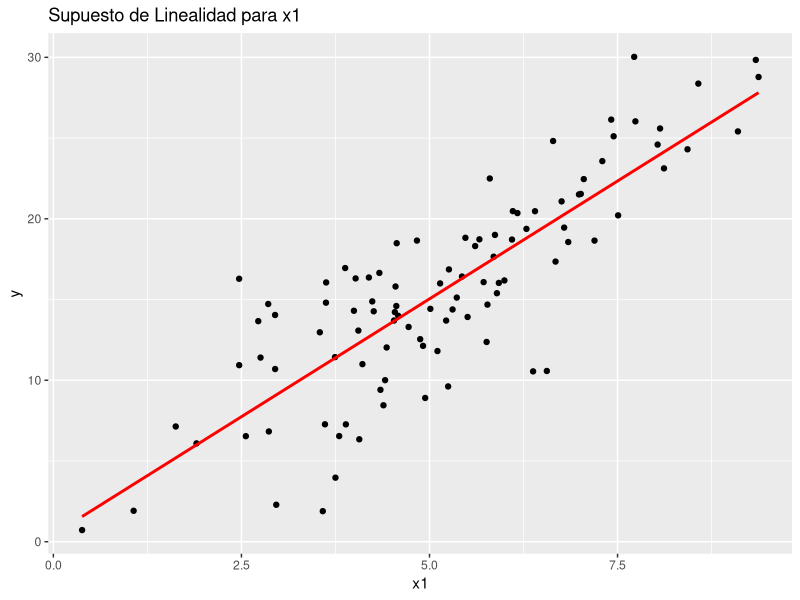
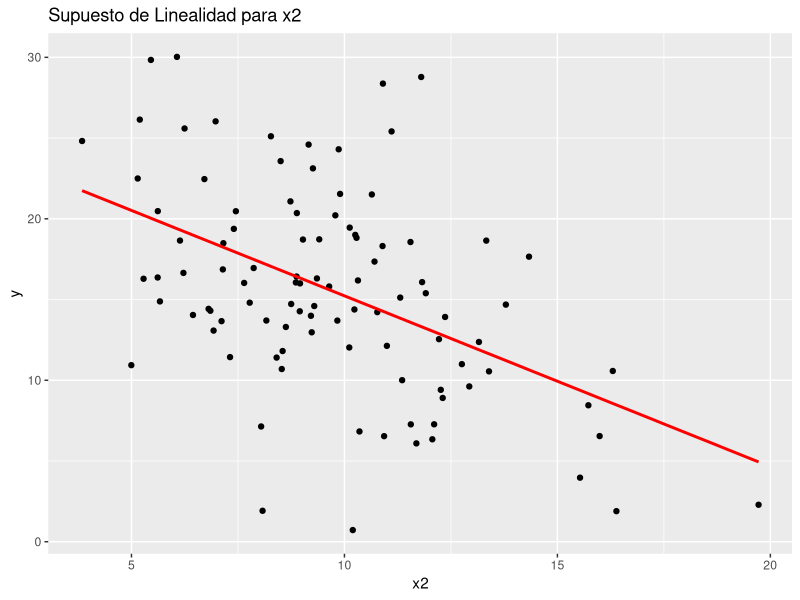
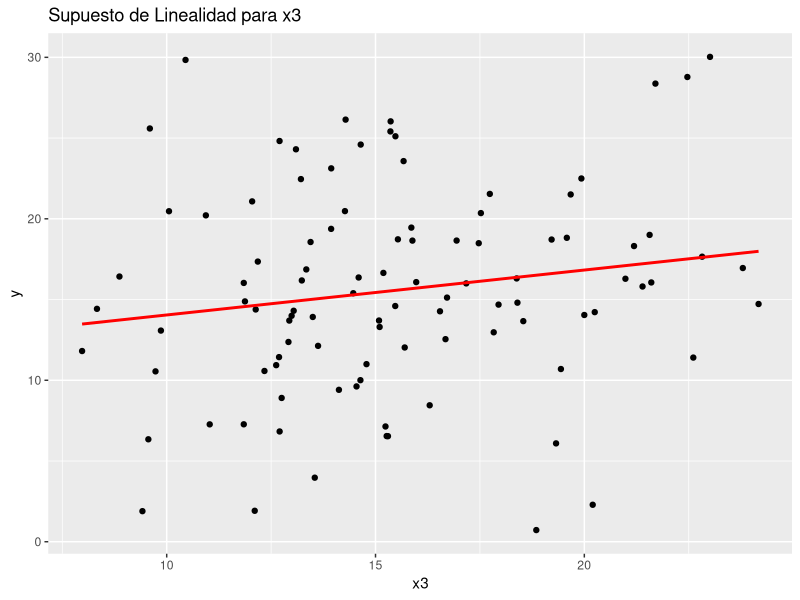
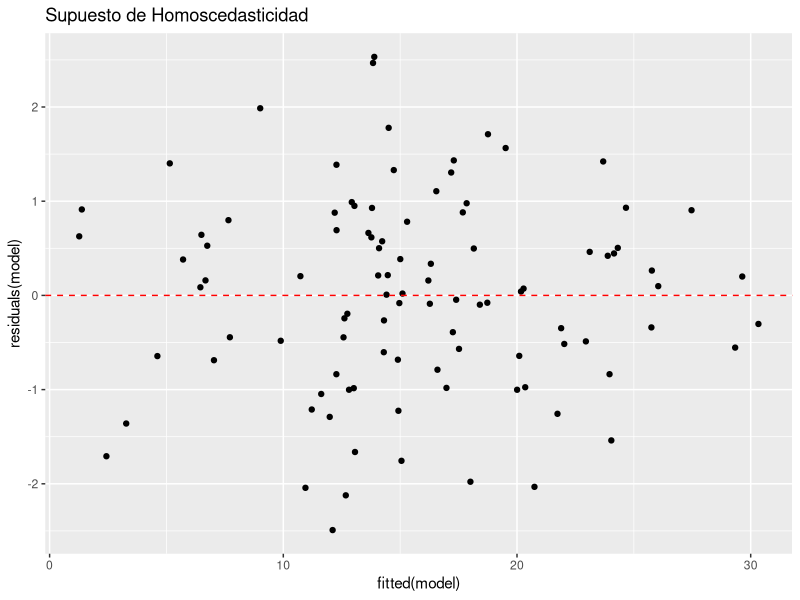
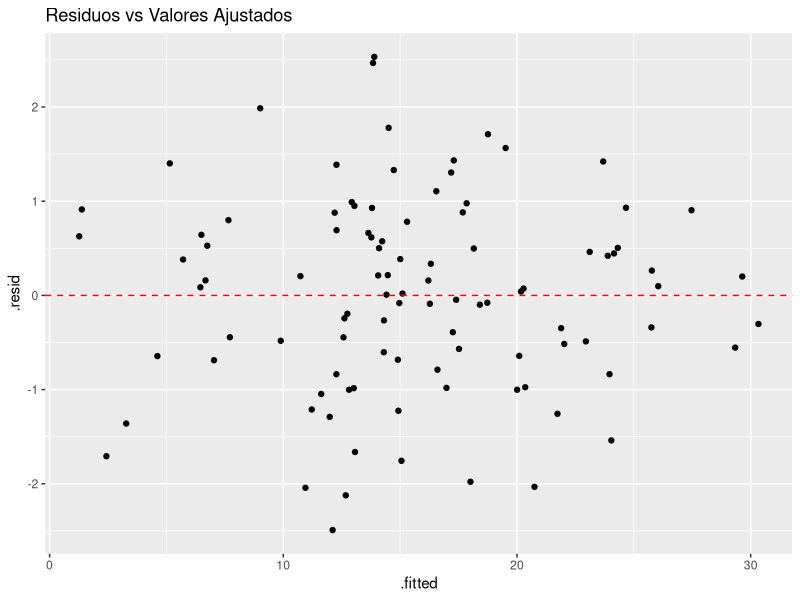

Reproduce these figures in R, in order.
## ---- chunk 1
knitr::opts_chunk$set(echo = TRUE)
## ---- chunk 2
# Cargar el paquete sampling
library(sampling)

# Crear un ejemplo de datos
set.seed(123)
N <- 100  # Tamaño de la población
n <- 20   # Tamaño de la muestra

# Generar una población con una variable de interés
population <- data.frame(ID = 1:N, 
                         y = rnorm(N, mean = 50, sd = 10))

# Calcular las probabilidades de inclusión
pik <- inclusionprobabilities(population$y, n)

# Seleccionar una muestra usando muestreo Poisson
sample_indices <- UPpoisson(pik)
sample <- population[sample_indices == 1, ]

# Calcular el estimador de Horvitz-Thompson para el total de la población
HT_estimate <- HTestimator(sample$y, pik[sample_indices == 1])
## ---- chunk 3
# Seleccionar los primeros tres y los últimos tres registros
library(dplyr)
head_rows <- head(population, 3)
tail_rows <- tail(population, 3)
result <- bind_rows(head_rows, tail_rows)
result
## ---- chunk 4
pik
## ---- chunk 5
sample_indices
## ---- chunk 6
library(dplyr)
head_rows <- head(sample, 3)
tail_rows <- tail(sample, 3)
sample <- bind_rows(head_rows, tail_rows)
sample
## ---- chunk 7
# Calcular la suma de la columna y
total_y <- sum(population$y)
# Mostrar el resultado
total_y
## ---- chunk 8
# Mostrar el resultado
HT_estimate
## ---- chunk 9

# Crear un conjunto de datos de ejemplo
set.seed(123)
n <- 10  # Número de áreas
p <- 3   # Número de covariables

# Generar covariables auxiliares
x <- matrix(rnorm(n * p), nrow = n, ncol = p)
colnames(x) <- paste0("x", 1:p)

# Coeficientes de regresión verdaderos
beta <- c(2, -1, 0.5, 1.5)

# Generar la variable de interés
y <- beta[1] + x %*% beta[-1] + rnorm(n)

# Crear un data frame
data <- data.frame(y = y, x)

# Ajustar el modelo de regresión lineal
model <- lm(y ~ ., data = data)

# Obtener los coeficientes estimados
beta_hat <- coef(model)

# Calcular el estimador sintético para cada área
y_tilde <- beta_hat[1] + as.matrix(data[, -1]) %*% beta_hat[-1]

# Mostrar los resultados
data.frame(Area = 1:n, Estimacion_Sintetica = y_tilde)

## ---- chunk 10
data
## ---- chunk 11
# Instalar y cargar los paquetes necesarios

library(lme4)
library(dplyr)
library(ggplot2)

# Crear un conjunto de datos de ejemplo
set.seed(123)
n <- 20  # Aumentar el número de observaciones
p <- 3   # Número de covariables

# Generar covariables auxiliares
z <- matrix(rnorm(n * p), nrow = n, ncol = p)
colnames(z) <- paste0("z", 1:p)

# Coeficientes de regresión verdaderos
beta <- c(2, -1, 0.5)

# Generar los efectos aleatorios
sigma_v <- 1
v <- rnorm(n / 2, mean = 0, sd = sigma_v)  # 10 áreas, 2 observaciones por área

# Generar la variable de interés
theta <- z %*% beta + rep(v, each = 2)

# Crear un data frame
data <- data.frame(Area = factor(rep(1:10, each = 2)), theta = theta, z)

# Ajustar el modelo Fay-Herriot
model <- lmer(theta ~ z1 + z2 + z3 + (1 | Area), data = data)

# Obtener los coeficientes estimados
beta_hat <- fixef(model)
v_hat <- ranef(model)$Area[,1]

# # Mostrar los resultados
# results <- data.frame(Area = rep(1:10, each = 2), 
#                       Theta = theta, 
#                       Estimacion_Sintetica = z %*% beta_hat, 
#                       Efecto_Aleatorio = rep(v_hat, each = 2))
# print(results)
# 
# # Visualizar los resultados
# ggplot(results, aes(x = Area)) +
#   geom_point(aes(y = Theta), color = "blue", size = 3) +
#   geom_point(aes(y = Estimacion_Sintetica), color = "red", size = 3) +
#   geom_point(aes(y = Efecto_Aleatorio), color = "green", size = 3) +
#   labs(y = "Valores", title = "Modelo Fay-Herriot: Resultados por Área") +
#   theme_minimal() +
#   scale_y_continuous(sec.axis = sec_axis(~ ., name = "Efecto Aleatorio", breaks = v_hat))



## ---- chunk 12
# Instalar y cargar los paquetes necesarios

library(ggplot2)
library(dplyr)
library(broom)

# Crear un conjunto de datos simulado
set.seed(123)
n <- 100  # Número de observaciones
x1 <- rnorm(n, mean = 5, sd = 2)
x2 <- rnorm(n, mean = 10, sd = 3)
x3 <- rnorm(n, mean = 15, sd = 4)
epsilon <- rnorm(n, mean = 0, sd = 1)
beta_0 <- 2
beta_1 <- 3
beta_2 <- -1
beta_3 <- 0.5
y <- beta_0 + beta_1 * x1 + beta_2 * x2 + beta_3 * x3 + epsilon

# Crear un data frame
data <- data.frame(x1 = x1, x2 = x2, x3 = x3, y = y)
data
## ---- chunk 13
# Ajustar el modelo de regresión lineal
model <- lm(y ~ x1 + x2 + x3, data = data)

# Resumen del modelo
summary(model)
## ---- chunk 14
# Verificar los supuestos del Teorema de Gauss-Markov

# 1. Linealidad
ggplot(data, aes(x = x1, y = y)) +
  geom_point() +
  geom_smooth(method = "lm", se = FALSE, color = "red") +
  labs(title = "Supuesto de Linealidad para x1")

ggplot(data, aes(x = x2, y = y)) +
  geom_point() +
  geom_smooth(method = "lm", se = FALSE, color = "red") +
  labs(title = "Supuesto de Linealidad para x2")

ggplot(data, aes(x = x3, y = y)) +
  geom_point() +
  geom_smooth(method = "lm", se = FALSE, color = "red") +
  labs(title = "Supuesto de Linealidad para x3")

# 2. Esperanza cero del error
residuals_mean <- mean(residuals(model))
print(paste("Media de los residuos:", residuals_mean))

# 3. Homoscedasticidad
ggplot(data, aes(x = fitted(model), y = residuals(model))) +
  geom_point() +
  geom_hline(yintercept = 0, linetype = "dashed", color = "red") +
  labs(title = "Supuesto de Homoscedasticidad")

# 4. No multicolinealidad
cor(data[, c("x1", "x2", "x3")])

# Visualizar los resultados del modelo
tidy(model)

# Visualizar los residuos
augment(model) %>%
  ggplot(aes(x = .fitted, y = .resid)) +
  geom_point() +
  geom_hline(yintercept = 0, linetype = "dashed", color = "red") +
  labs(title = "Residuos vs Valores Ajustados")
